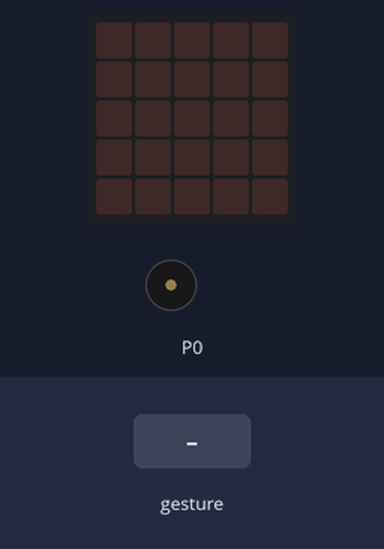
This program was run on a simulated BBC micro:bit (MakeCode). Parts: the board's 5×5 LED display, buzzer (waves = sounding). The test bench sets the inputs (shaded band). Random numbers come from a fixed seed; a tilt is held for 1.5 s and a shake lasts 1 s, then the board lies face up again.

Above: at 1.2 s.
1.3 s: gesture 'shake'
At 2.3 s:
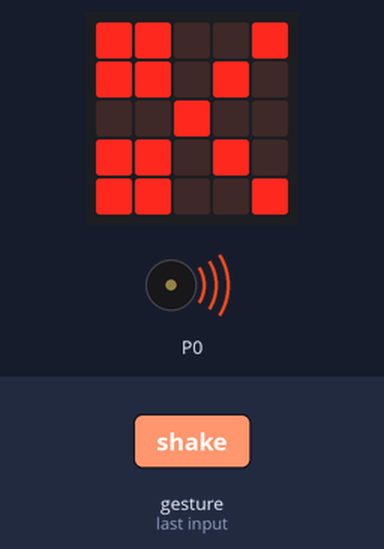
At 4.1 s:
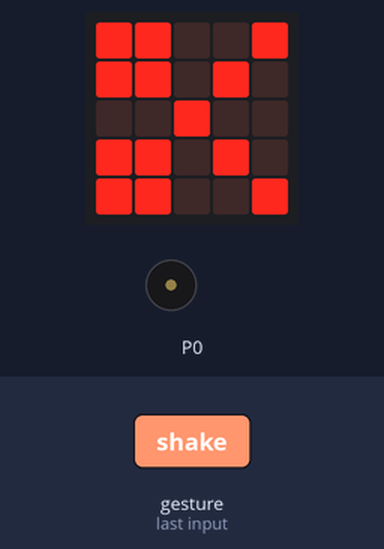
4.3 s: gesture 'shake'
At 7.0 s:
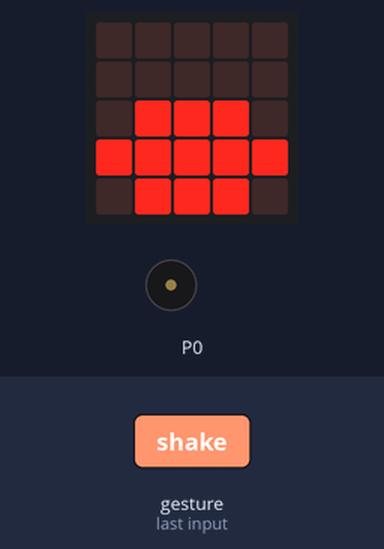
Timing chart, 0 to 8.5 s (numbered marks = the images above; inputs shaded):
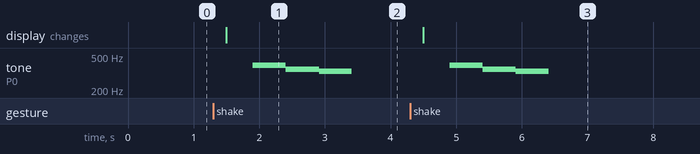

The program:

main.ts
```typescript
let jugada = 0
input.onGesture(Gesture.Shake, function () {
    jugada = randint(1, 3)
    if (jugada == 1) {
        basic.showLeds(`
            # # . . #
            # # . # .
            . . # . .
            # # . # .
            # # . . #
            `)
        music.playTone(392, music.beat(BeatFraction.Whole))
        music.playTone(349, music.beat(BeatFraction.Whole))
        music.playTone(330, music.beat(BeatFraction.Whole))
    } else if (jugada == 2) {
        basic.showLeds(`
            # # # # #
            # # # # #
            # # # # #
            # # # # #
            # # # # #
            `)
        music.playTone(392, music.beat(BeatFraction.Whole))
        music.playTone(349, music.beat(BeatFraction.Whole))
        music.playTone(330, music.beat(BeatFraction.Whole))
    } else if (jugada == 3) {
        basic.showLeds(`
            . . . . .
            . . . . .
            . # # # .
            # # # # #
            . # # # .
            `)
        music.playTone(392, music.beat(BeatFraction.Whole))
        music.playTone(349, music.beat(BeatFraction.Whole))
        music.playTone(330, music.beat(BeatFraction.Whole))
    }
})
```

test.ts
```typescript
// aquí va el archivo "tests"; esto no se compilará cuando este paquete se utilice como una extensión.
```

Measured:
- after the input at 1.3 s, tone on P0: silent → 392 Hz after 0.60 s, → 349 Hz 0.51 s later, → 330 Hz 0.51 s later, → silent 0.50 s later; the display: changes after 0.20 s (image 1)
- after the input at 4.3 s, tone on P0: silent → 392 Hz after 0.60 s, → 349 Hz 0.51 s later, → 330 Hz 0.51 s later, → silent 0.50 s later; the display: changes after 0.20 s (image 3)
